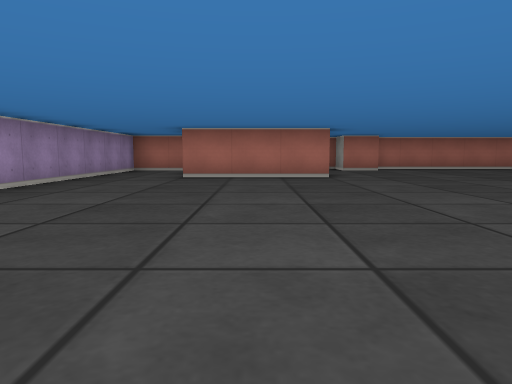
[1] (above)

18 first-person views from a walk through a cub3D ray-caster map. The camera is about half as high as the walls, tilts 6° down and sees 70° across. The floor is counted in squares. Each view is taken from the middle of a square. On the plan, view 1 faces up. The plan holds only what a view shows up to about 9 squares ahead; the rest is blank.

[2]
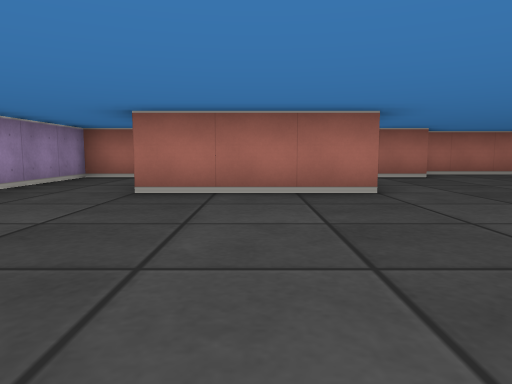

[3]
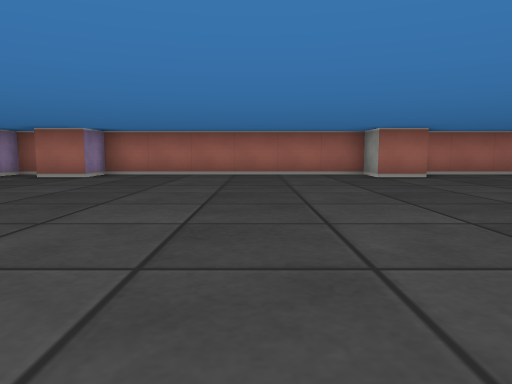

[4]
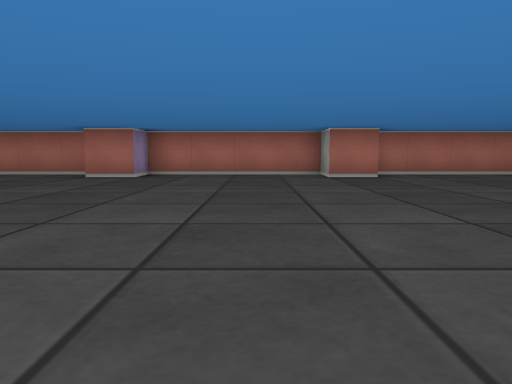

[5]
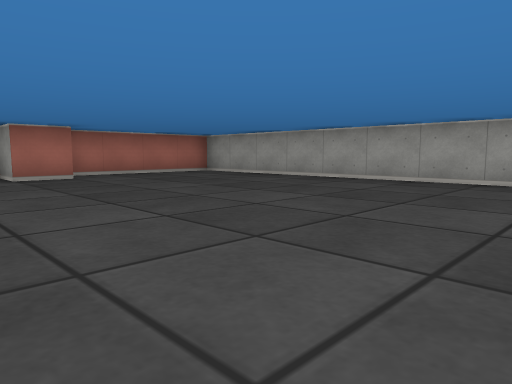

[6]
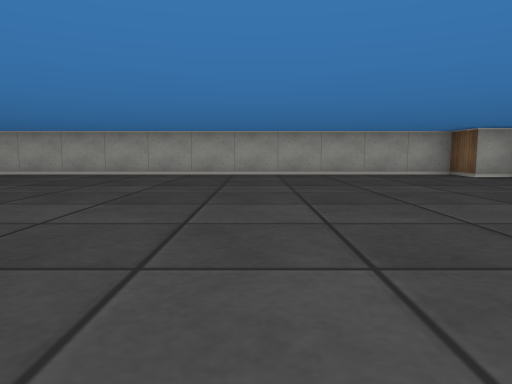

[7]
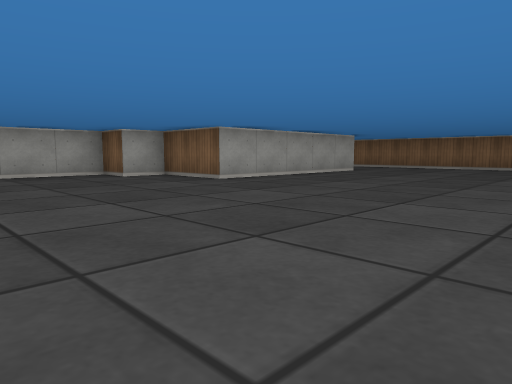

[8]
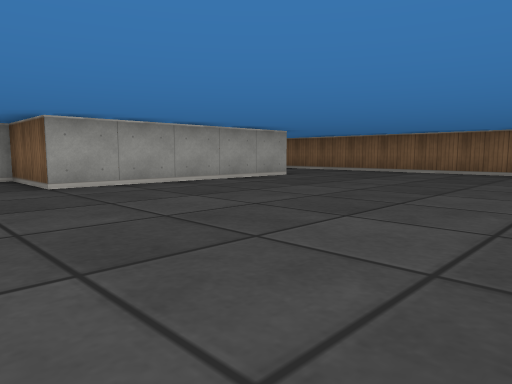

[9]
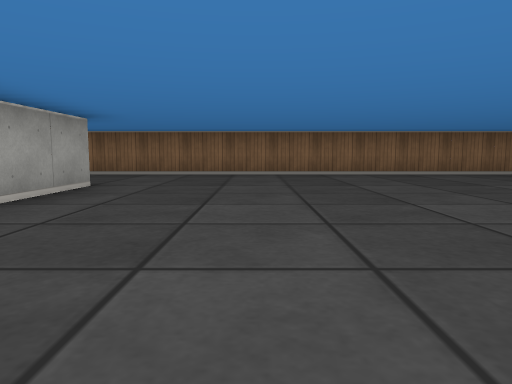

[10]
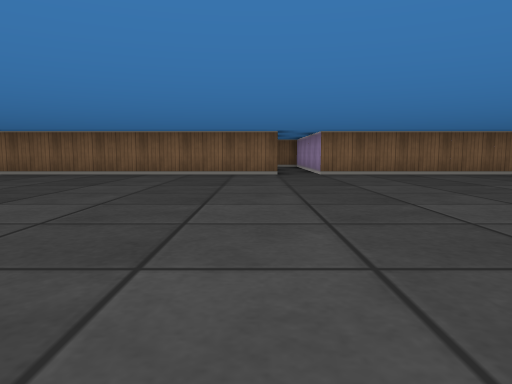

[11]
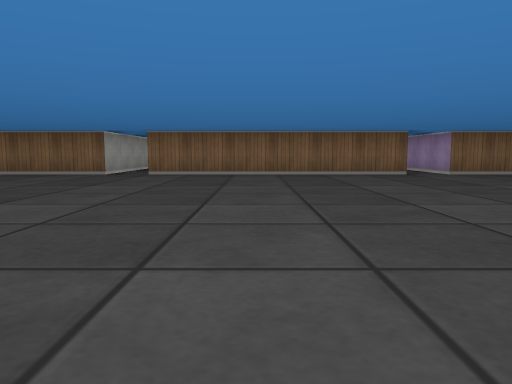

[12]
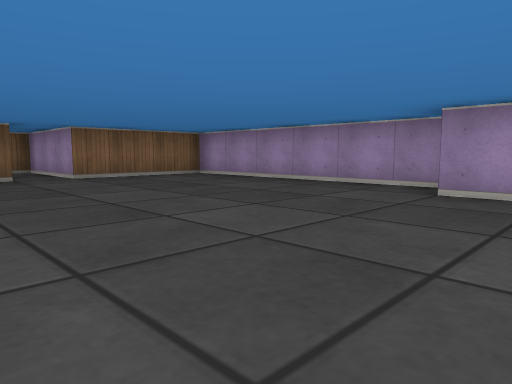

[13]
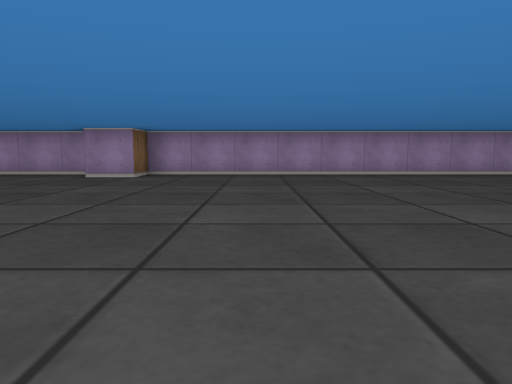

[14]
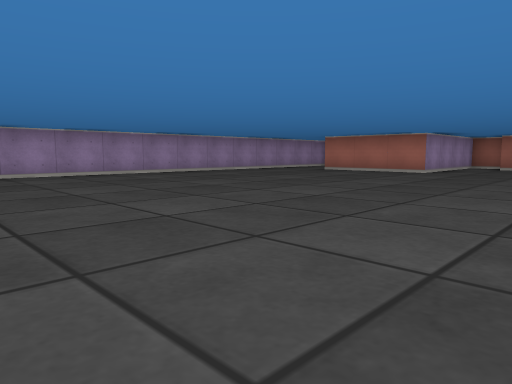

[15]
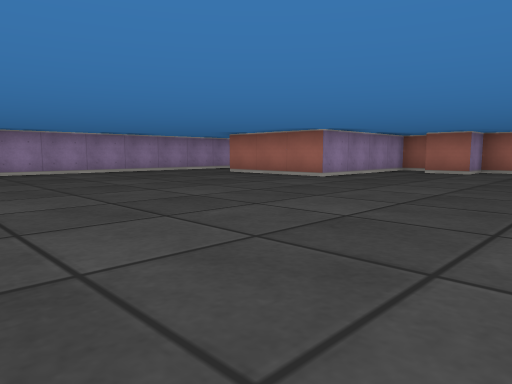

[16]
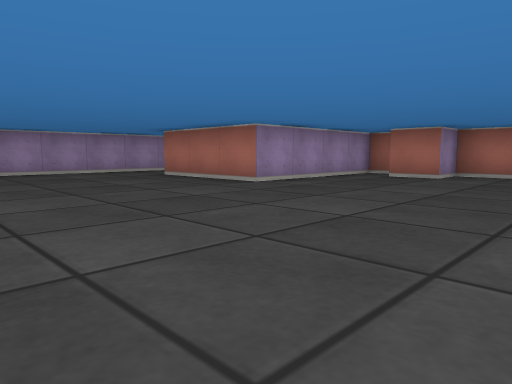

[17]
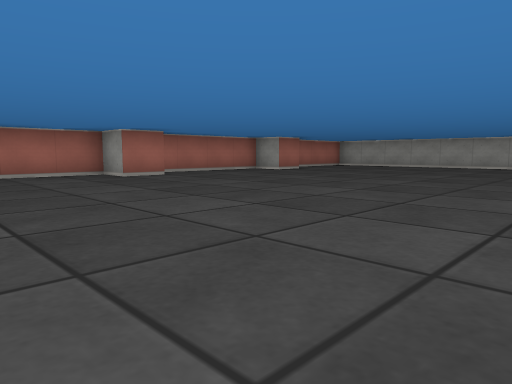

[18]
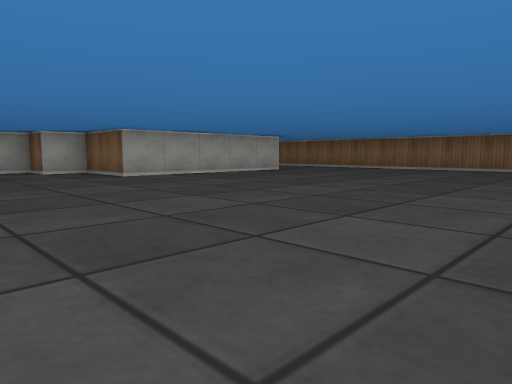

### Floor plan
Points are (right, up) in squares from view 1. A wall is a line through its corners. A room is listed if a view was taken in it or the views show most of it. See-through windows are left out.
Room 1 (views 1, 2, 3, 4, 5, 6, 7, 8, 9, 10, 11, 12, 13, 14, 15, 16, 17, 18)
walls: (16.5, -8.5) (16.5, -3.5) (18.5, -3.5) (18.5, -2.5) (19.5, -2.5) (19.5, 9.4); (7.5, -12.1) (7.5, -11.5) (17.9, -11.5); (-3.5, -5.8) (-3.5, -11.5) (-0.5, -11.5) (-0.5, -14.4); (2.1, 11.5) (1.5, 11.5) (1.5, 7.5) (-1.5, 7.5); (15.6, 10.5) (14.5, 10.5) (14.5, 11.5) (10.5, 11.5) (10.5, 10.5) (9.5, 10.5) (9.5, 11.5) (3.5, 11.5) (3.5, 10.5) (2.5, 10.5); (0.4, -11.5) (6.5, -11.5) (6.5, -12.1); (-2.4, 10.5) (-3.5, 10.5) (-3.5, -4.5) (-2.5, -4.5) (-2.5, -5.5); (19, 11.5) (15.8, 11.5)

Where each view was taken, in squares from view 1:
view 1: 0 up, 0 right, facing up
view 2: 3 up, 0 right, facing up
view 3: 3 up, 7 right, facing up
view 4: 3 up, 13 right, facing up
view 5: 3 up, 13 right, facing up-right
view 6: 2 up, 11 right, facing right
view 7: 1 up, 11 right, facing down-right
view 8: 2 down, 11 right, facing down-right
view 9: 3 down, 14 right, facing down
view 10: 3 down, 8 right, facing down
view 11: 3 down, 4 right, facing down
view 12: 4 down, 2 right, facing down-left
view 13: 2 down, 5 right, facing left
view 14: 2 down, 5 right, facing up-left
view 15: 1 up, 6 right, facing up-left
view 16: 3 up, 6 right, facing up-left
view 17: 3 up, 6 right, facing up-right
view 18: 0 up, 9 right, facing down-right
